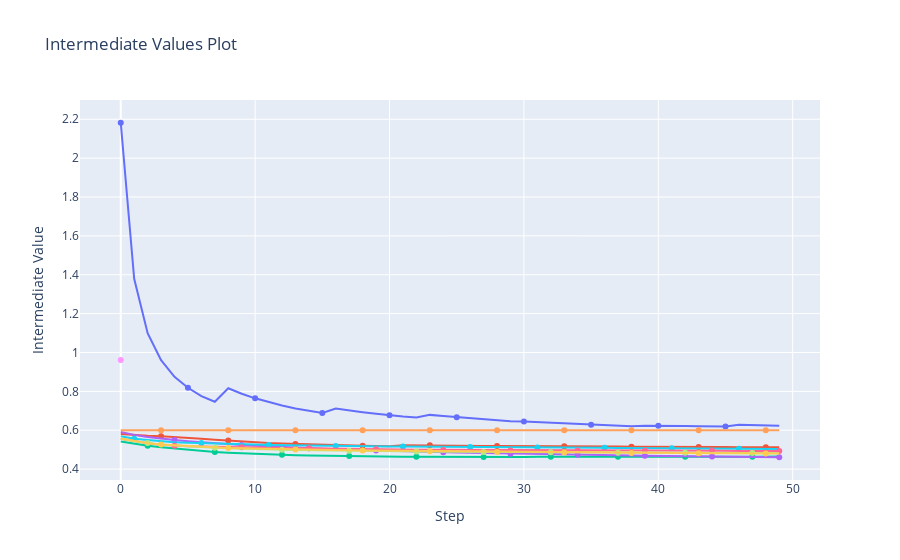

The cell this chart's notebook holds for it:
### Code cell
fig = optuna.visualization.plot_intermediate_values(study)
graph_path = Path(f"../../figures/{params.MODEL_TYPE}/{params.MODEL_NAME}/")
if not os.path.exists(graph_path):
    os.makedirs(graph_path)
graph_path = f"../../figures/{params.MODEL_TYPE}/{params.MODEL_NAME}/plot_intermediate_values_graph"
fig.write_image(Path(f"{graph_path}.png"))
fig.show()
